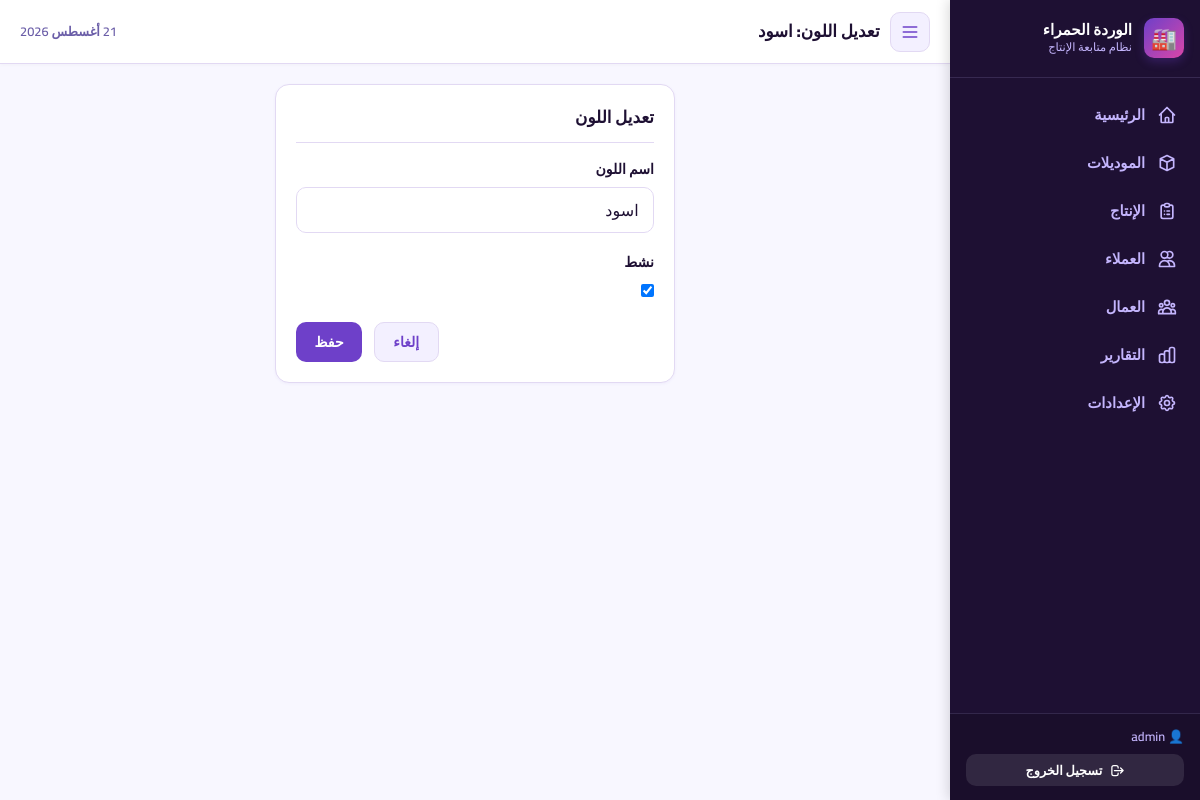
The page /settings/colors/1/edit/ (signed in) on the database its author committed.
### catalog/models.py (models this page shows, shortened)
class TimestampMixin(models.Model):
    created_at = models.DateTimeField(auto_now_add=True)
    updated_at = models.DateTimeField(auto_now=True)
    class Meta:
        abstract = True

class Color(TimestampMixin):
    name = models.CharField(max_length=50, unique=True, verbose_name='اسم اللون')
    is_active = models.BooleanField(default=True, verbose_name='نشط')
    class Meta:
        verbose_name = 'لون'
        verbose_name_plural = 'الألوان'
        ordering = ['name']

### catalog/views.py (the view, shortened to what this page needs)
# urls.py: path('settings/colors/<int:pk>/edit/', views.ColorEditView.as_view(), name='color_edit'),
@method_decorator(login_required, name='dispatch')
class ColorEditView(View):
    def get(self, request, pk):
        color = get_object_or_404(Color, pk=pk)
        return render(request, 'catalog/settings/color_form.html', {
            'form': ColorForm(instance=color), 'color': color
        })

### catalog/forms.py
class ColorForm(forms.ModelForm):
    class Meta:
        model = Color
        fields = ['name', 'is_active']
        labels = {'name': 'اسم اللون', 'is_active': 'نشط'}
        widgets = {'name': forms.TextInput(attrs={'class': 'form-control', 'placeholder': 'مثال: أسود'})}

### core/context_processors.py (called while the page is built)
def navigation(request):
    nav_items = [
        {'url': 'production:dashboard', 'label': 'الرئيسية', 'icon': 'home'},
        {'url': 'catalog:model_list', 'label': 'الموديلات', 'icon': 'cube'},
        {'url': 'production:entry', 'label': 'الإنتاج', 'icon': 'clipboard-list'},
        {'url': 'catalog:client_list', 'label': 'العملاء', 'icon': 'users'},
        {'url': 'workers:list', 'label': 'العمال', 'icon': 'user-group'},
        {'url': 'reports:index', 'label': 'التقارير', 'icon': 'chart-bar'},
        {'url': 'catalog:settings_index', 'label': 'الإعدادات', 'icon': 'cog'},
    ]
    return {
        'nav_items': nav_items,
    }

### catalog/templates/catalog/settings/color_form.html (shortened to what this page needs)
{% extends "base.html" %}
{% block page_title %}تعديل اللون: {{ color.name }}{% endblock %}
{% block content %}
<div class="card" style="max-width:400px;margin:0 auto;">
  <div class="card-header"><h2 class="card-title">تعديل اللون</h2></div>
  <form method="post">
    {% for field in form %}
    <div class="form-group">
      <label class="form-label">{{ field.label }}</label>
      {{ field }}
    </div>
    {% endfor %}
    <div style="display:flex;gap:0.75rem;justify-content:flex-end;">
      <a href="{% url 'catalog:color_list' %}" class="btn btn-secondary">إلغاء</a>
      <button type="submit" class="btn btn-primary">حفظ</button>
    </div>
  </form>
</div>
{% endblock %}

### templates/base.html (shortened to what this page needs)
{% load static factory_tags %}
<!DOCTYPE html>
<html lang="ar" dir="rtl">
<head>
  <script src="https://cdn.tailwindcss.com"></script>
  <link rel="stylesheet" href="{% static 'css/main.css' %}">
</head>
<body>
<aside class="sidebar" id="sidebar">
  <div class="sidebar-logo">
    <div class="sidebar-logo-icon">🏭</div>
    <div style="flex:1;">
      <div class="sidebar-logo-text">الوردة الحمراء</div>
      <div class="sidebar-logo-sub">نظام متابعة الإنتاج</div>
    </div>
  </div>
  <nav class="sidebar-nav">
    {% for item in nav_items %}
    <a href="{% url item.url %}"
       class="sidebar-item {% if request.resolver_match.url_name == item.url|cut:'production:'|cut:'catalog:'|cut:'workers:'|cut:'reports:'|cut:'accounts:' %}active{% endif %}">
      {% if item.icon == 'home' %}
        <svg fill="none" viewBox="0 0 24 24" stroke="currentColor"><path stroke-linecap="round" stroke-linejoin="round" stroke-width="2" d="M3 12l2-2m0 0l7-7 7 7M5 10v10a1 1 0 001 1h3m10-11l2 2m-2-2v10a1 1 0 01-1 1h-3m-6 0a1 1 0 001-1v-4a1 1 0 011-1h2a1 1 0 011 1v4a1 1 0 001 1m-6 0h6"/></svg>
      {% elif item.icon == 'cube' %}
        <svg fill="none" viewBox="0 0 24 24" stroke="currentColor"><path stroke-linecap="round" stroke-linejoin="round" stroke-width="2" d="M20 7l-8-4-8 4m16 0l-8 4m8-4v10l-8 4m0-10L4 7m8 4v10M4 7v10l8 4"/></svg>
      {% elif item.icon == 'clipboard-list' %}
        <svg fill="none" viewBox="0 0 24 24" stroke="currentColor"><path stroke-linecap="round" stroke-linejoin="round" stroke-width="2" d="M9 5H7a2 2 0 00-2 2v12a2 2 0 002 2h10a2 2 0 002-2V7a2 2 0 00-2-2h-2M9 5a2 2 0 002 2h2a2 2 0 002-2M9 5a2 2 0 012-2h2a2 2 0 012 2m-3 7h3m-3 4h3m-6-4h.01M9 16h.01"/></svg>
      {% elif item.icon == 'users' %}
        <svg fill="none" viewBox="0 0 24 24" stroke="currentColor"><path stroke-linecap="round" stroke-linejoin="round" stroke-width="2" d="M12 4.354a4 4 0 110 5.292M15 21H3v-1a6 6 0 0112 0v1zm0 0h6v-1a6 6 0 00-9-5.197M13 7a4 4 0 11-8 0 4 4 0 018 0z"/></svg>
      {% endif %}
      <span>{{ item.label }}</span>
    </a>
    {% endfor %}
  </nav>
  <div class="sidebar-footer">
    <div style="color: var(--color-sidebar-text); font-size: 0.8rem; margin-bottom: 0.5rem; font-weight: 600;">
      👤 {{ request.user.get_full_name|default:request.user.username }}
    </div>
    <a href="{% url 'accounts:logout' %}" class="btn btn-sm" style="background:rgba(255,255,255,0.1);color:white;width:100%;justify-content:center;">
      <svg width="15" height="15" fill="none" viewBox="0 0 24 24" stroke="currentColor"><path stroke-linecap="round" stroke-linejoin="round" stroke-width="2" d="M17 16l4-4m0 0l-4-4m4 4H7m6 4v1a3 3 0 01-3 3H6a3 3 0 01-3-3V7a3 3 0 013-3h4a3 3 0 013 3v1"/></svg>
      تسجيل الخروج
    </a>
  </div>
</aside>
<div class="main-content">
  <header class="topbar">
    <div class="topbar-start">
      <button id="sidebarToggle" class="btn btn-icon btn-secondary sidebar-toggle-btn" aria-label="القائمة">
        <svg width="20" height="20" fill="none" viewBox="0 0 24 24" stroke="currentColor"><path stroke-linecap="round" stroke-linejoin="round" stroke-width="2" d="M4 6h16M4 12h16M4 18h16"/></svg>
      </button>
      <div class="topbar-title-wrap">
        <h1 class="page-title">{% block page_title %}{% endblock %}</h1>
      </div>
    </div>
    <div class="topbar-end">
      <div class="topbar-date">
        {% now "j F Y" %}
      </div>
    </div>
  </header>
  <main class="page-container">
    {% block content %}{% endblock %}
  </main>
</div>
</body>
</html>

### rows shown on the page
Color: name "اسود", form "اسود" "☑"

### other values the page prints
{{ item.label }} "الرئيسية" "الموديلات" "الإنتاج" "العملاء" "العمال" "التقارير" "الإعدادات"
{{ request.user.get_full_name|default:request.user.username }} "admin"
{{ field.label }} "اسم اللون" "نشط"
